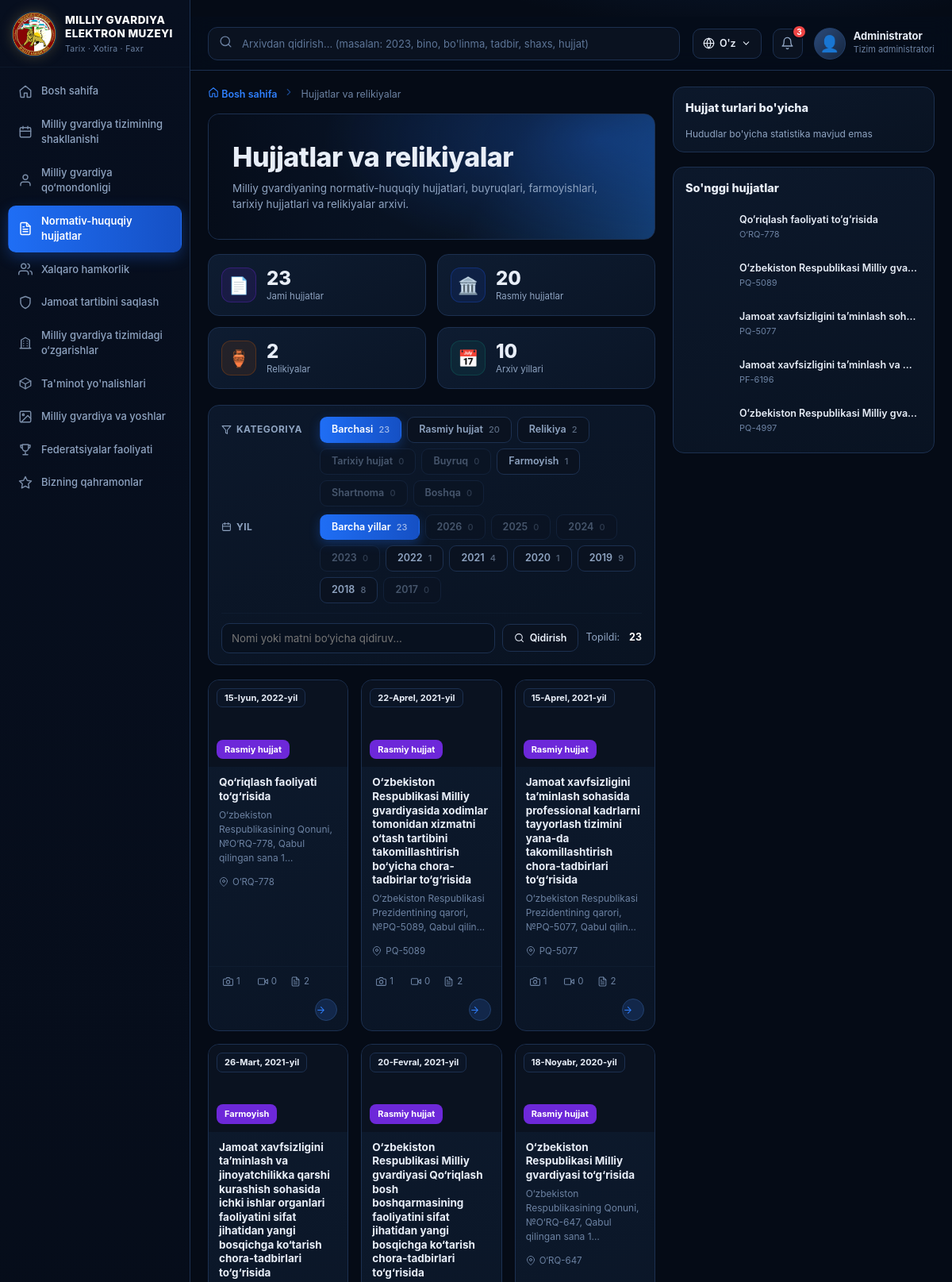
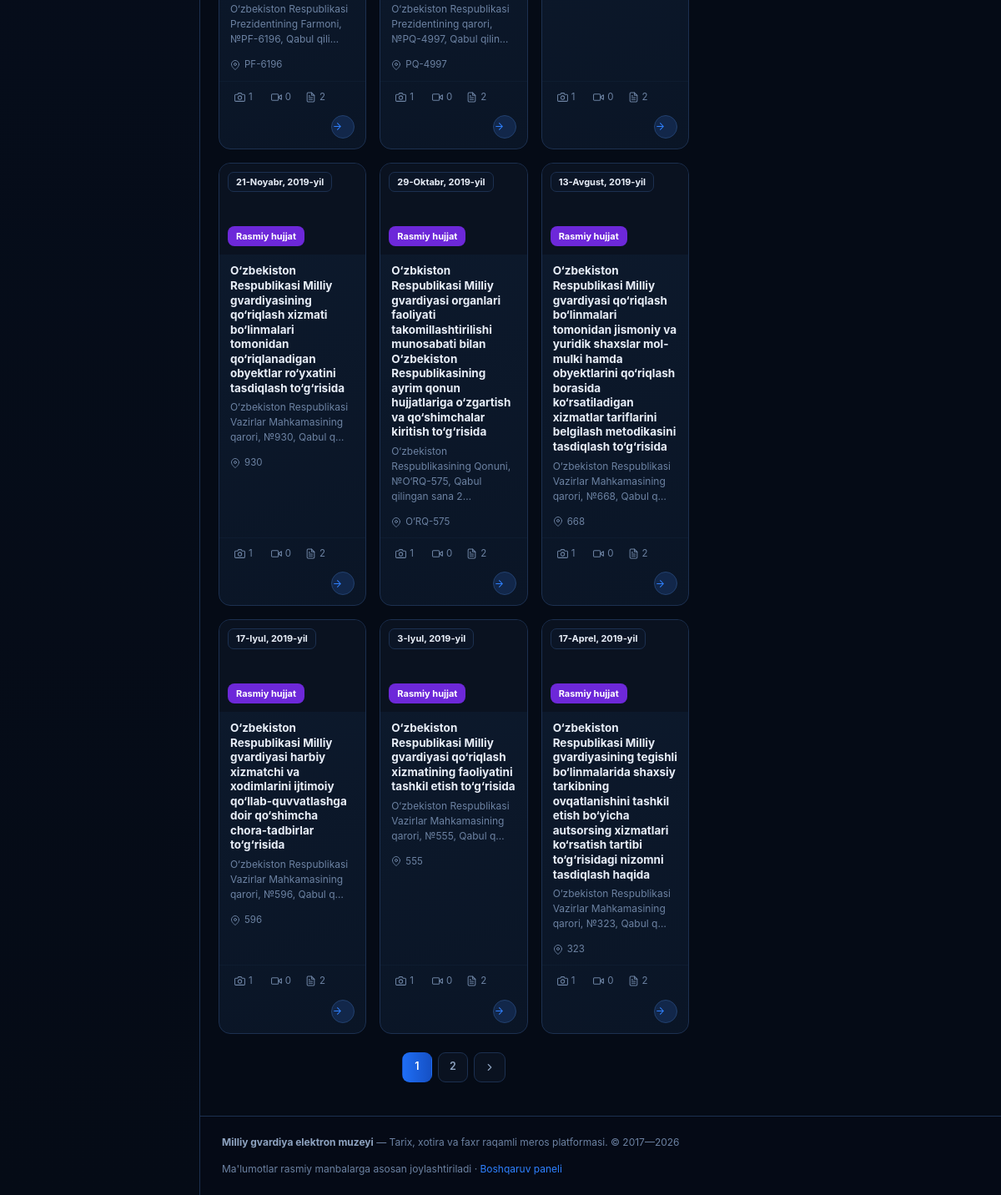
Screenshot of /hujjatlar/ with the database file from the repository (2 pictures, top to bottom).
### core/models.py (models this page shows, shortened)
class TimeStampedModel(models.Model):
    created_at = models.DateTimeField("Yaratilgan sana", auto_now_add=True)
    updated_at = models.DateTimeField("Yangilangan sana", auto_now=True)
    class Meta:
        abstract = True

class Direction(TimeStampedModel):
    number = models.PositiveIntegerField("Raqam", unique=True)
    title = models.CharField("Nomi", max_length=255)
    description = models.TextField("Tavsif", blank=True)
    icon = models.CharField("Belgi (svg nomi)", max_length=40, default="star")
    url = models.CharField(
        "Havola (URL nomi)", max_length=100, blank=True, default="core:yonalishlar",
    )
    class Meta:
        verbose_name = "Yo'nalish"
        verbose_name_plural = "Yo'nalishlar"
        ordering = ["number"]

class AbstractMaterial(TimeStampedModel):
    MATERIAL_TYPES = [
        ("news", "Yangilik"),
        ("building", "Yangi bino"),
        ("bolinma", "Bo'linma"),
        ("tadbir", "Tadbir"),
        ("galaba", "Erishilgan g'alaba"),
        ("hujjat", "Hujjat"),
        ("foto", "Foto"),
        ("video", "Video"),
        ("malumot", "Ma'lumot"),
    ]
    title = models.CharField("Sarlavha", max_length=300)
    slug = models.SlugField(max_length=320, unique=True, blank=True)
    material_type = models.CharField("Material turi", max_length=20, choices=MATERIAL_TYPES, default="news")
    category = models.ForeignKey(
        Category, verbose_name="Kategoriya", on_delete=models.SET_NULL, null=True, blank=True,
        related_name="%(class)ss",
    )
    date = models.DateField("Sana", null=True, blank=True)
    year = models.PositiveIntegerField("Yil", default=2023, db_index=True)
    region = models.ForeignKey(
        Region, verbose_name="Hudud", on_delete=models.SET_NULL, null=True, blank=True,
        related_name="%(class)ss",
    )
    department = models.ForeignKey(
        Department, verbose_name="Tegishli bo'linma", on_delete=models.SET_NULL,
        null=True, blank=True, related_name="%(class)ss",
    )
    summary = models.CharField("Qisqa tavsif", max_length=400, blank=True)
    description = models.TextField("Tavsif", blank=True)
    body = models.TextField("To'liq matn", blank=True)
    image = models.ImageField("Asosiy rasm", upload_to="%(class)ss/", blank=True)
    tags = models.ManyToManyField(Tag, verbose_name="Teglar", blank=True, related_name="%(class)ss")
    photo_count = models.PositiveIntegerField("Foto", default=0)
    video_count = models.PositiveIntegerField("Video", default=0)
    doc_count = models.PositiveIntegerField("Hujjat", default=0)
    views = models.PositiveIntegerField("Ko'rishlar", default=0)
    is_published = models.BooleanField("Chop etilgan", default=True)
    is_featured = models.BooleanField("Muhim", default=False)
    source_url = models.URLField("Manba havolasi", blank=True)
    photos = GenericRelation(Photo)
    videos = GenericRelation("Video")
    objects = MaterialQuerySet.as_manager()
    class Meta:
        abstract = True
        ordering = ["-date", "-created_at"]

class Document(AbstractMaterial):
    DOC_TYPES = [
        ("hujjat", "Rasmiy hujjat"),
        ("relikiya", "Relikiya"),
        ("tarixiy", "Tarixiy hujjat"),
        ("buyruq", "Buyruq"),
        ("farmoyish", "Farmoyish"),
        ("shartnoma", "Shartnoma"),
        ("boshqa", "Boshqa"),
    ]
    doc_type = models.CharField("Hujjat turi", max_length=30, choices=DOC_TYPES, default="hujjat")
    doc_number = models.CharField("Hujjat raqami", max_length=100, blank=True)
    issuer = models.CharField("Qabul qilgan organ", max_length=255, blank=True,
                              help_text="Masalan: O‘zbekiston Respublikasi Prezidenti, Vazirlar Mahkamasi, Oliy Majlis")
    effective_date = models.DateField("Kuchga kirgan sana", null=True, blank=True)
    status = models.CharField("Holati", max_length=120, blank=True, help_text="Masalan: Amalda / Kuchini yo‘qotgan (29.05.2021)")
    publication = models.CharField("Rasmiy nashr manbasi", max_length=255, blank=True)
    file = models.FileField("PDF fayl", upload_to="documents/files/", blank=True,
                            help_text="Hujjatning elektron PDF nusxasi — saytda ichida ochiladi.")
    file_word = models.FileField("Word fayl", upload_to="documents/files/", blank=True,
                                 help_text=".docx yoki .doc fayl — saytda ichida ochiladi.")
    pages = models.PositiveIntegerField("Sahifalar soni", default=0)
    class Meta:
        verbose_name = "Hujjat"
        verbose_name_plural = "Hujjatlar va relikiyalar"
        ordering = ["-date", "-created_at"]
    def get_absolute_url(self):
        return reverse("core:hujjat_detail", kwargs={"slug": self.slug})

### core/views.py (the view)
# urls.py: path("hujjatlar/", views.hujjatlar, name="hujjatlar"),
def hujjatlar(request):
    qs = Document.objects.filter(is_published=True)
    q = request.GET.get("q", "").strip()
    if q:
        qs = qs.filter(search_q(["title", "doc_number", "summary", "description"], q, getattr(request, "LANGUAGE_CODE", "uz")))
    qs, flt = _filters(request, qs, "doc_type", Document.DOC_TYPES)
    tur, years, active_year = flt["active_cat"], flt["years"], flt["active_year"]
    return render(request, "core/hujjatlar.html", {
        **flt,
        "active": "hujjatlar",
        "title": "Hujjatlar va relikiyalar",
        "subtitle": "Milliy gvardiyaning normativ-huquqiy hujjatlari, buyruqlari, farmoyishlari, tarixiy hujjatlari va relikiyalar arxivi.",
        "page": _page(request, qs),
        "types": Document.DOC_TYPES,
        "tur": tur,
        "q": q,
        "years": years,
        "active_year": active_year,
        "type_key": "doc_type",
        "card_color": "#6d28d9",
        "grid_class": "grid--4",
        "empty_icon": "📄",
        "stats": [
            {"value": Document.objects.count(), "label": "Jami hujjatlar", "icon": "📄", "color": "#6d28d9"},
            {"value": Document.objects.filter(doc_type="hujjat").count(), "label": "Rasmiy hujjatlar", "icon": "🏛️", "color": "#1d4ed8"},
            {"value": Document.objects.filter(doc_type="relikiya").count(), "label": "Relikiyalar", "icon": "🏺", "color": "#b45309"},
            {"value": len(years), "label": "Arxiv yillari", "icon": "📅", "color": "#0f766e"},
        ],
        "panel_title": "Hujjat turlari bo'yicha",
        "mini_items": [
            {"title": d.title, "url": d.get_absolute_url(), "image": d.image, "meta": f"{d.doc_number or d.date}"}
            for d in Document.objects.order_by("-date")[:5]
        ],
        "mini_title": "So'nggi hujjatlar",
    })

### core/i18n.py (called while the page is built)
def get_lang(request):
    lang = getattr(request, "LANGUAGE_CODE", None)
    if lang in LANG_CODES:
        return lang
    lang = request.COOKIES.get(COOKIE)
    return lang if lang in LANG_CODES else DEFAULT

### core/templatetags/mg_tags.py (called while the page is built, shortened)
@register.inclusion_tag("includes/icon.html", takes_context=True)
def svg(context, name, size=18):
    return {"path": ICONS.get(name, ""), "size": size}

@register.filter
def card_label(obj, key=""):
    if obj is None:
        return ""
    if key:
        getter = f"get_{key}_display"
        if hasattr(obj, getter):
            return getattr(obj, getter)()
        val = getattr(obj, key, "")
        if val:
            return val

@register.filter
def title_of(obj):
    return getattr(obj, "title", None) or getattr(obj, "full_name", "") or str(obj)

@register.filter
def split(value, sep=" "):
    if value is None:
        return []
    return str(value).split(sep)

@register.filter
def main_image(obj):
    for f in ("image", "photo"):
        v = getattr(obj, f, None)
        if v and hasattr(v, "url"):
            return v
    return None

@register.filter
def album_ref(obj):
    from django.urls import reverse
    return reverse("core:album_json", kwargs={"model": obj._meta.model_name, "pk": obj.pk})

@register.filter
def album_n(obj, kind="foto"):
    if kind == "video":
        n = obj.videos.count() if hasattr(obj, "videos") else 0
        return n + (1 if (getattr(obj, "video_file", None) or getattr(obj, "video_url", "")) else 0)
    n = obj.photos.count() if hasattr(obj, "photos") else 0
    return n + (1 if main_image(obj) else 0)

@register.simple_tag(takes_context=True)
def filter_url(context, *pairs):
    kwargs = dict(zip(pairs[::2], pairs[1::2]))
    request = context.get("request")
    params = request.GET.copy() if request else None
    if params is None:
        return "?"
    params.pop("page", None)
    for k, v in kwargs.items():
        params.pop(k, None)
        if v not in (None, ""):
            params[k] = str(v)
    qs = params.urlencode()
    return "?" + qs if qs else "?"

### core/views.py (called while the page is built)
def _years():
    from datetime import date as _date
    return list(range(max(_date.today().year, YEAR_START), YEAR_START - 1, -1))

def _active_year(request):
    y = request.GET.get("yil", "")
    return int(y) if y.isdigit() and YEAR_START <= int(y) <= 2100 else None

def _page(request, qs, per_page=PER_PAGE):
    paginator = Paginator(qs, per_page)
    page_number = request.GET.get("page") or 1
    return paginator.get_page(page_number)

### core/templates/core/hujjatlar.html (shortened to what this page needs)
{% extends "base.html" %}
{% load mg_tags %}
{% block breadcrumb %}
<nav class="breadcrumb">
  <a href="{% url 'core:home' %}">{% svg 'home' 13 %} Bosh sahifa</a>
  <span class="breadcrumb__sep">{% svg 'chev' 12 %}</span>
  <span>{{ title }}</span>
</nav>
{% endblock %}
{% block content %}
<section class="hero{% if hero_gold %} hero--gold{% endif %}">
  <h1 class="page-title">{{ title }}</h1>
  <p class="page-sub">{{ subtitle }}</p>
</section>
{% if stats %}
<div class="stats">
  {% for s in stats %}
  <div class="stat">
    <div class="stat__icon" style="background:{{ s.color }}22;border:1px solid {{ s.color }}55">{{ s.icon }}</div>
    <div><div class="stat__value">{{ s.value }}</div><div class="stat__label">{{ s.label }}</div></div>
  </div>
  {% endfor %}
</div>
{% endif %}
{% include "includes/list_filters.html" %}
<div class="grid {{ grid_class|default:'grid--3' }}">
  {% for o in page %}
  <a class="card" href="{{ o.get_absolute_url }}">
    <div class="card__media">
      <div class="ph" style="background:{% if o.image %}url('{{ o.image.url }}') center/cover{% elif o.photo %}url('{{ o.photo.url }}') center/cover{% else %}{{ o|title_of|gradient }}{% endif %}"></div>
      {% if o.date %}<span class="card__year">{{ o.date }}</span>{% elif o.year %}<span class="card__year">{{ o.year }}</span>{% elif o.service_period %}<span class="card__year">{{ o.service_period }}</span>{% endif %}
      <span class="card__type" style="background:{{ card_color|default:'#1d4ed8' }}">{% firstof o|card_label:type_key card_text %}</span>
    </div>
    <div class="card__body">
      <div class="card__title">{{ o|title_of }}</div>
      {% if o.summary %}<div class="card__date">{{ o.summary|truncatechars:70 }}</div>{% elif o.position %}<div class="card__date">{{ o.position }}</div>{% endif %}
    </div>
    {% if o.location or o.address or o.doc_number %}
    <div class="card__loc">{% svg 'pin' 12 %} {% firstof o.location o.address o.doc_number o.service_period %}</div>
    {% endif %}
    <div class="card__meta">
      <span class="album-open" data-album="{{ o|album_ref }}?tur=foto" title="Fotoalbomni ochish">{% svg 'camera' 12 %} {{ o|album_n }}</span>
      <span class="album-open" data-album="{{ o|album_ref }}?tur=video" title="Videoalbomni ochish">{% svg 'video' 12 %} {{ o|album_n:"video" }}</span>
      <span>{% svg 'file' 12 %} {{ o.doc_count|default:0 }}</span>
      <span class="push card__arrow">{% svg 'arrow' 13 %}</span>
    </div>
  </a>
  {% empty %}
  <div class="empty" style="grid-column:1/-1"><div class="empty__icon">{{ empty_icon|default:'🗂️' }}</div>{{ title }} bo'yicha ma'lumot topilmadi</div>
  {% endfor %}
</div>
{% include "includes/pagination.html" %}
{% endblock %}
{% block rightbar %}
<aside class="rpanel">
  {% if panel_title %}
  <div class="panel">
    <div class="panel__head"><div class="panel__title">{{ panel_title }}</div></div>
    {% for r in regions %}
      <div class="region-row"><span>{% svg 'pin' 12 %} {{ r.name }}</span><b>{{ r.count }}</b></div>
    {% empty %}
      <div class="text-muted" style="font-size:12px">Hududlar bo'yicha statistika mavjud emas</div>
    {% endfor %}
  </div>
  {% endif %}
  {% if mini_items %}
  <div class="panel">
    <div class="panel__head"><div class="panel__title">{{ mini_title|default:"So'nggi qo'shilgan" }}</div></div>
    <div class="mini-list">
      {% for m in mini_items %}
      <a class="mini" href="{{ m.url }}">
        <span class="mini__img ph" style="background:{% if m.image %}url('{{ m.image.url }}') center/cover{% else %}{{ m.title|gradient }}{% endif %}"></span>
        <span>
          <div class="mini__title">{{ m.title|truncatechars:36 }}</div>
          <div class="mini__sub">{% firstof m.meta m.date m.meta_text %}</div>
        </span>
      </a>
      {% endfor %}
    </div>
  </div>
  {% endif %}
</aside>
{% endblock %}

### core/templates/base.html (shortened to what this page needs)
{% load static %}{% load mg_tags %}<!DOCTYPE html>
<html lang="uz">
<head>
  <link rel="stylesheet" href="{% static 'css/style.css' %}?v=20261107l">
</head>
<body>
{% if active == 'landing' %}
  {% block landing %}{% endblock %}
{% else %}
<aside class="sidebar" id="sidebar">
  <a class="brand" href="{% url 'core:home' %}">
    <div class="brand__logo"><img src="{% static 'img/ico.png' %}"></div>
    <div class="brand__text">
      <div class="brand__title">Milliy gvardiya<br>elektron muzeyi</div>
      <div class="brand__subtitle">Tarix · Xotira · Faxr</div>
    </div>
  </a>
  <nav class="nav">
    {% for item in MENU %}
      {% with url_name=item.url|split:':' %}
      <a class="nav__item{% if active == url_name.1 %} is-active{% endif %}" href="{% url item.url %}">
        {% svg item.icon %} <span>{{ item.name }}</span>
      </a>
      {% endwith %}
    {% endfor %}
  </nav>
</aside>
<div class="shell">
  <header class="header">
    <form class="search" action="{% url 'core:qidiruv' %}" method="get">
      <span class="search__icon">{% svg 'search' 17 %}</span>
      <input type="search" name="q" value="{{ request.GET.q|default:'' }}" placeholder="Arxivdan qidirish... (masalan: 2023, bino, bo'linma, tadbir, shaxs, hujjat)">
    </form>
    <div class="header__right">
      <div class="lang-wrap" id="langWrap">
        <button class="lang" type="button" id="langBtn" aria-haspopup="true" aria-expanded="false">{% svg 'globe' 15 %} {{ CURRENT_LANG_SHORT }} {% svg 'chevD' 13 %}</button>
      </div>
      <button class="bell" title="Bildirishnomalar">{% svg 'bell' 17 %}<span class="bell__count">3</span></button>
      <div class="user">
        <div class="user__avatar">👤</div>
        <div class="user__meta">
          <div class="user__name">Administrator</div>
          <div class="user__role">Tizim administratori</div>
        </div>
      </div>
    </div>
  </header>
  <main class="layout{% block layout_class %}{% endblock %}">
    <div>
      {% block breadcrumb %}{% endblock %}
      {% block content %}{% endblock %}
    </div>
    {% block rightbar %}{% endblock %}
  </main>
  <footer class="footer">
    <div><b>Milliy gvardiya elektron muzeyi</b> — Tarix, xotira va faxr raqamli meros platformasi. © 2017—2026</div>
    <div>Ma'lumotlar rasmiy manbalarga asosan joylashtiriladi · <a href="/admin/" class="text-accent">Boshqaruv paneli</a></div>
  </footer>
</div>
{% endif %}
</body>
</html>

### core/templates/includes/icon.html
{% if path %}
<svg width="{{ size|default:18 }}" height="{{ size|default:18 }}" viewBox="0 0 24 24" fill="none" stroke="currentColor" stroke-width="1.9" stroke-linecap="round" stroke-linejoin="round" aria-hidden="true">{{ path|safe }}</svg>
{% else %}
<svg width="{{ size|default:18 }}" height="{{ size|default:18 }}" viewBox="0 0 24 24" fill="none" stroke="currentColor" stroke-width="1.9" stroke-linecap="round" stroke-linejoin="round" aria-hidden="true"><circle cx="12" cy="12" r="9"/></svg>
{% endif %}

### rows the page displays
Direction: url "core:yillar" (drawn), name "Milliy gvardiya tizimining shakllanishi"
Direction: url "core:shaxslar" (drawn), name "Milliy gvardiya qo‘mondonligi"
Direction: url "core:hujjatlar" (drawn), name "Normativ-huquqiy hujjatlar"
Direction: url "core:tadbirlar" (drawn), name "Xalqaro hamkorlik"
Direction: url "core:jamoat" (drawn), name "Jamoat tartibini saqlash"
Direction: url "core:binolar" (drawn), name "Milliy gvardiya tizimidagi o‘zgarishlar"
Direction: url "core:talim" (drawn), name "Ta'minot yo'nalishlari"
Direction: url "core:galereya" (drawn), name "Milliy gvardiya va yoshlar"
Direction: url "core:galabalar" (drawn), name "Federatsiyalar faoliyati"
Direction: url "core:qahramonlar" (drawn), name "Bizning qahramonlar"
Document: date "15-Iyun, 2022-yil", doc_type "Rasmiy hujjat", title "Qo‘riqlash faoliyati to‘g‘risida", summary "O‘zbekiston Respublikasining Qonuni, №O‘RQ-778, Qabul qilingan sana 1…", {{ size|default:18 }} 12 (drawn), doc_number "O‘RQ-778", id+image "1", id "0", doc_count "2", title "Qo‘riqlash faoliyati to‘g‘risida", doc_number "O‘RQ-778"
Document: date "22-Aprel, 2021-yil", doc_type "Rasmiy hujjat", title "O‘zbekiston Respublikasi Milliy gvardiyasida xodimlar tomonidan xizmatni o‘tash tartibini takomillashtirish bo‘yicha chora-tadbirlar to‘g‘risida", summary "O‘zbekiston Respublikasi Prezidentining qarori, №PQ-5089, Qabul qilin…", {{ size|default:18 }} 12 (drawn), doc_number "PQ-5089", id+image "1", id "0", doc_count "2", title "O‘zbekiston Respublikasi Milliy gva…", doc_number "PQ-5089"
Document: date "15-Aprel, 2021-yil", doc_type "Rasmiy hujjat", title "Jamoat xavfsizligini taʼminlash sohasida professional kadrlarni tayyorlash tizimini yana-da takomillashtirish chora-tadbirlari to‘g‘risida", summary "O‘zbekiston Respublikasi Prezidentining qarori, №PQ-5077, Qabul qilin…", {{ size|default:18 }} 12 (drawn), doc_number "PQ-5077", id+image "1", id "0", doc_count "2", title "Jamoat xavfsizligini taʼminlash soh…", doc_number "PQ-5077"
Document: date "26-Mart, 2021-yil", doc_type "Farmoyish", title "Jamoat xavfsizligini taʼminlash va jinoyatchilikka qarshi kurashish sohasida ichki ishlar organlari faoliyatini sifat jihatidan yangi bosqichga ko‘tarish chora-tadbirlari to‘g‘risida", summary "O‘zbekiston Respublikasi Prezidentining Farmoni, №PF-6196, Qabul qili…", {{ size|default:18 }} 12 (drawn), doc_number "PF-6196", id+image "1", id "0", doc_count "2", title "Jamoat xavfsizligini taʼminlash va …", doc_number "PF-6196"
Document: date "20-Fevral, 2021-yil", doc_type "Rasmiy hujjat", title "O‘zbekiston Respublikasi Milliy gvardiyasi Qo‘riqlash bosh boshqarmasining faoliyatini sifat jihatidan yangi bosqichga ko‘tarish chora-tadbirlari to‘g‘risida", summary "O‘zbekiston Respublikasi Prezidentining qarori, №PQ-4997, Qabul qilin…", {{ size|default:18 }} 12 (drawn), doc_number "PQ-4997", id+image "1", id "0", doc_count "2", title "O‘zbekiston Respublikasi Milliy gva…", doc_number "PQ-4997"
Document: date "18-Noyabr, 2020-yil", doc_type "Rasmiy hujjat", title "O‘zbekiston Respublikasi Milliy gvardiyasi to‘g‘risida", summary "O‘zbekiston Respublikasining Qonuni, №O‘RQ-647, Qabul qilingan sana 1…", {{ size|default:18 }} 12 (drawn), doc_number "O‘RQ-647", id+image "1", id "0", doc_count "2"
Document: date "21-Noyabr, 2019-yil", doc_type "Rasmiy hujjat", title "O‘zbekiston Respublikasi Milliy gvardiyasining qo‘riqlash xizmati bo‘linmalari tomonidan qo‘riqlanadigan obyektlar ro‘yxatini tasdiqlash to‘g‘risida", summary "O‘zbekiston Respublikasi Vazirlar Mahkamasining qarori, №930, Qabul q…", {{ size|default:18 }} 12 (drawn), doc_number "930", id+image "1", id "0", doc_count "2"
Document: date "29-Oktabr, 2019-yil", doc_type "Rasmiy hujjat", title "O‘zbkiston Respublikasi Milliy gvardiyasi organlari faoliyati takomillashtirilishi munosabati bilan O‘zbekiston Respublikasining ayrim qonun hujjatlariga o‘zgartish va qo‘shimchalar kiritish to‘g‘risida", summary "O‘zbekiston Respublikasining Qonuni, №O‘RQ-575, Qabul qilingan sana 2…", {{ size|default:18 }} 12 (drawn), doc_number "O‘RQ-575", id+image "1", id "0", doc_count "2"
Document: date "13-Avgust, 2019-yil", doc_type "Rasmiy hujjat", title "O‘zbekiston Respublikasi Milliy gvardiyasi qo‘riqlash bo‘linmalari tomonidan jismoniy va yuridik shaxslar mol-mulki hamda obyektlarini qo‘riqlash borasida ko‘rsatiladigan xizmatlar tariflarini belgilash metodikasini tasdiqlash to‘g‘risida", summary "O‘zbekiston Respublikasi Vazirlar Mahkamasining qarori, №668, Qabul q…", {{ size|default:18 }} 12 (drawn), doc_number "668", id+image "1", id "0", doc_count "2"
Document: date "17-Iyul, 2019-yil", doc_type "Rasmiy hujjat", title "O‘zbekiston Respublikasi Milliy gvardiyasi harbiy xizmatchi va xodimlarini ijtimoiy qo‘llab-quvvatlashga doir qo‘shimcha chora-tadbirlar to‘g‘risida", summary "O‘zbekiston Respublikasi Vazirlar Mahkamasining qarori, №596, Qabul q…", {{ size|default:18 }} 12 (drawn), doc_number "596", id+image "1", id "0", doc_count "2"
Document: date "3-Iyul, 2019-yil", doc_type "Rasmiy hujjat", title "O‘zbekiston Respublikasi Milliy gvardiyasi qo‘riqlash xizmatining faoliyatini tashkil etish to‘g‘risida", summary "O‘zbekiston Respublikasi Vazirlar Mahkamasining qarori, №555, Qabul q…", {{ size|default:18 }} 12 (drawn), doc_number "555", id+image "1", id "0", doc_count "2"
Document: date "17-Aprel, 2019-yil", doc_type "Rasmiy hujjat", title "O‘zbekiston Respublikasi Milliy gvardiyasining tegishli bo‘linmalarida shaxsiy tarkibning ovqatlanishini tashkil etish bo‘yicha autsorsing xizmatlari ko‘rsatish tartibi to‘g‘risidagi nizomni tasdiqlash haqida", summary "O‘zbekiston Respublikasi Vazirlar Mahkamasining qarori, №323, Qabul q…", {{ size|default:18 }} 12 (drawn), doc_number "323", id+image "1", id "0", doc_count "2"

### other values shown
{{ item.name }} "Bosh sahifa"
{{ CURRENT_LANG_SHORT }} "O'z"
{{ title }} "Hujjatlar va relikiyalar"
{{ subtitle }} "Milliy gvardiyaning normativ-huquqiy hujjatlari, buyruqlari, farmoyishlari, tarixiy hujjatlari va relikiyalar arxivi."
{{ s.icon }} "📄" "🏛️" "🏺" "📅"
{{ s.value }} "23" "20" "2" "10"
{{ s.label }} "Jami hujjatlar" "Rasmiy hujjatlar" "Relikiyalar" "Arxiv yillari"
{{ cat_title|default:"Kategoriya" }} "KATEGORIYA"
{{ cat_total }} "23"
{{ c.label }} "Rasmiy hujjat" "Relikiya" "Tarixiy hujjat" "Buyruq" "Farmoyish" "Shartnoma" "Boshqa"
{{ c.count }} "20" "2" "0" "0" "1" "0" "0"
{{ year_total }} "23"
{{ y.value }} "2026" "2025" "2024" "2023" "2022" "2021" "2020" "2019" "2018" "2017"
{{ y.count }} "0" "0" "0" "0" "1" "4" "1" "9" "8" "0"
{{ filtered_total }} "23"
